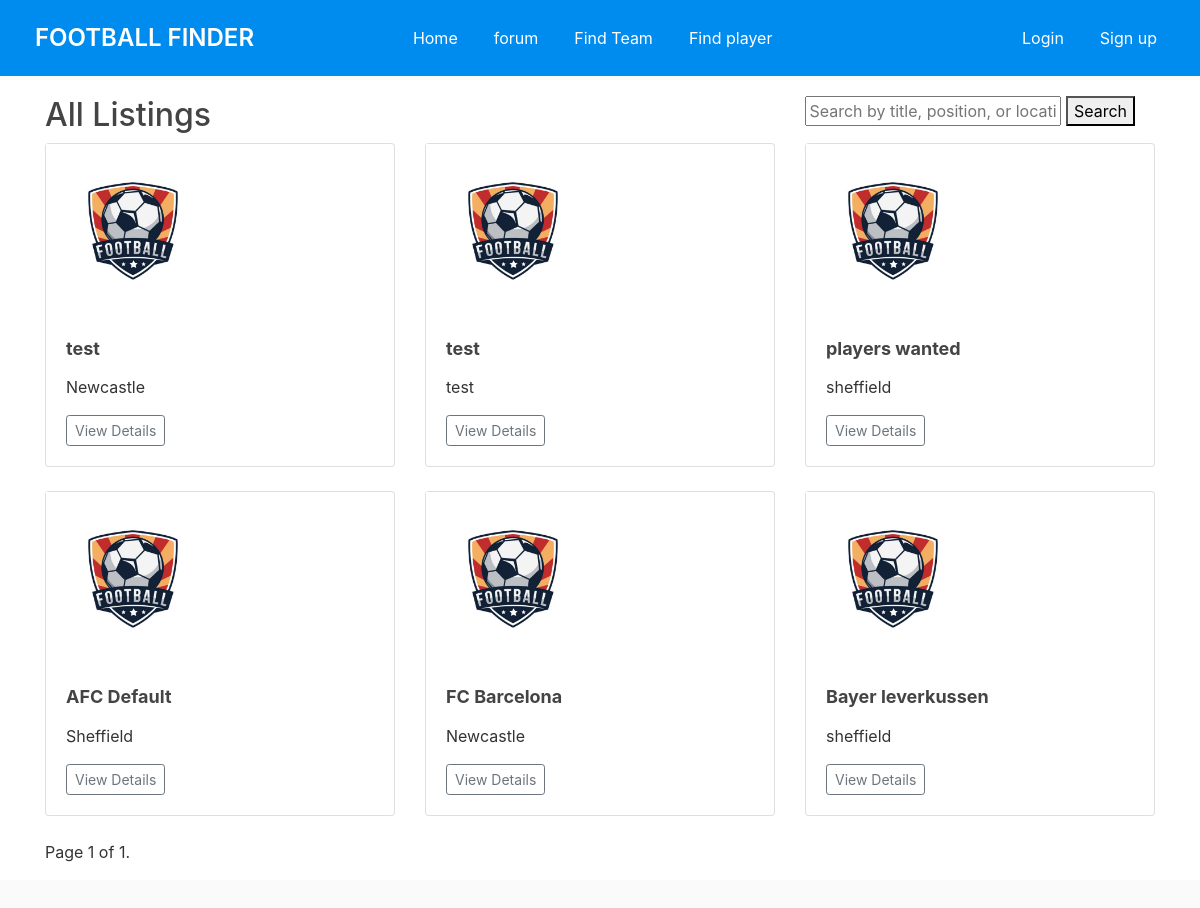
Before: /all-listings/ with the older database file.
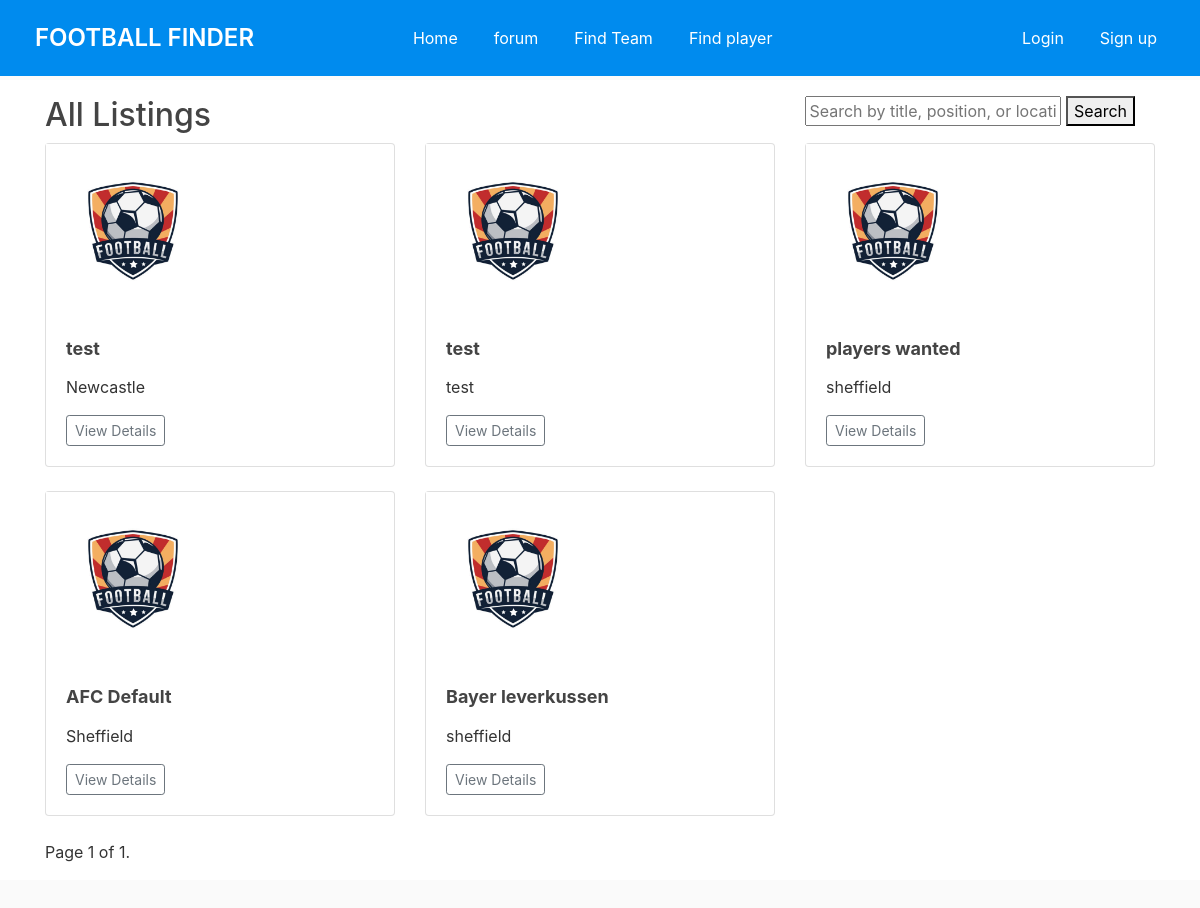
After: the same page with the newer database file.
### ffinderapp/models.py (models this page shows, shortened)
class Listing(models.Model):
    team = models.ForeignKey(get_user_model(), on_delete=models.CASCADE)  # Assuming team is a custom user model
    title = models.CharField(max_length=100)
    description = models.TextField()
    requirements = models.TextField()
    created_at = models.DateTimeField(auto_now_add=True)
    location = models.CharField(max_length=100, default='')
    city = models.CharField(max_length=100, default='')
    photo = models.ImageField(upload_to='media/listing_photos/', null=True, blank=True)  # Adding photo field
    positions = models.CharField(max_length=100, default='')
    user_profile = models.ForeignKey('CustomUser', on_delete=models.CASCADE, null=True)
    contact_number = models.CharField(max_length=15, default='')

### ffinderapp/views.py (the view)
# urls.py: path('all-listings/', views.all_listings, name='all_listings'),
def all_listings(request):
    search_query = request.GET.get('search')
    listings = Listing.objects.all()
    if search_query:
        listings = listings.filter(Q(title__icontains=search_query) |
            Q(positions__icontains=search_query) |
            Q(location__icontains=search_query))
    paginator = Paginator(listings, 10)  # 10 listings per page
    page_number = request.GET.get('page')
    try:
        listings_page = paginator.page(page_number)
    except PageNotAnInteger:
        listings_page = paginator.page(1)
    except EmptyPage:
        listings_page = paginator.page(paginator.num_pages)
    return render(request, 'ffinderapp/all_listings.html', {'listings': listings_page})

### ffinderapp/templates/ffinderapp/all_listings.html (shortened to what this page needs)
{% extends "ffinderapp/base.html" %}
{% load crispy_forms_tags %}
{% load static %}
{% block content %}
<div class="container">
    <form class="search-bar" method="get">
        <input type="text" name="search" placeholder="Search by title, position, or location">
        <button type="submit">Search</button>
      </form>
  <h2>All Listings</h2>
  <div class="row">
      {% for listing in listings %}
      <div class="col-md-4">
          <div class="card mb-4 shadow-sm">
              {% if listing.photo %}
              <img src="{{ listing.photo.url }}" class="card-img-top" alt="{{ listing.title }}">
              {% else %}
              <div class="placeholder-image">
                  <img src="{% static 'media/logo.jpeg' %}" alt="No Photo Available">
              </div>
              {% endif %}
              <div class="card-body">
                  <h5 class="card-title">{{ listing.title }}</h5>
                  <p>{{ listing.location }}</p>
                  <div class="d-flex justify-content-between align-items-center">
                      <div class="btn-group">
                          <a href="{% url 'listing_detail' listing.id %}" class="btn btn-sm btn-outline-secondary">View Details</a>
                      </div>
                  </div>
              </div>
          </div>
      </div>
      {% endfor %}
  </div>
  <div class="pagination">
      <span class="step-links">
          <span class="current">
              Page {{ listings.number }} of {{ listings.paginator.num_pages }}.
          </span>
      </span>
  </div>
</div>
{% endblock %}

Changed rows visible on the page:
removed Listing: title "FC Barcelona", location "Newcastle"
